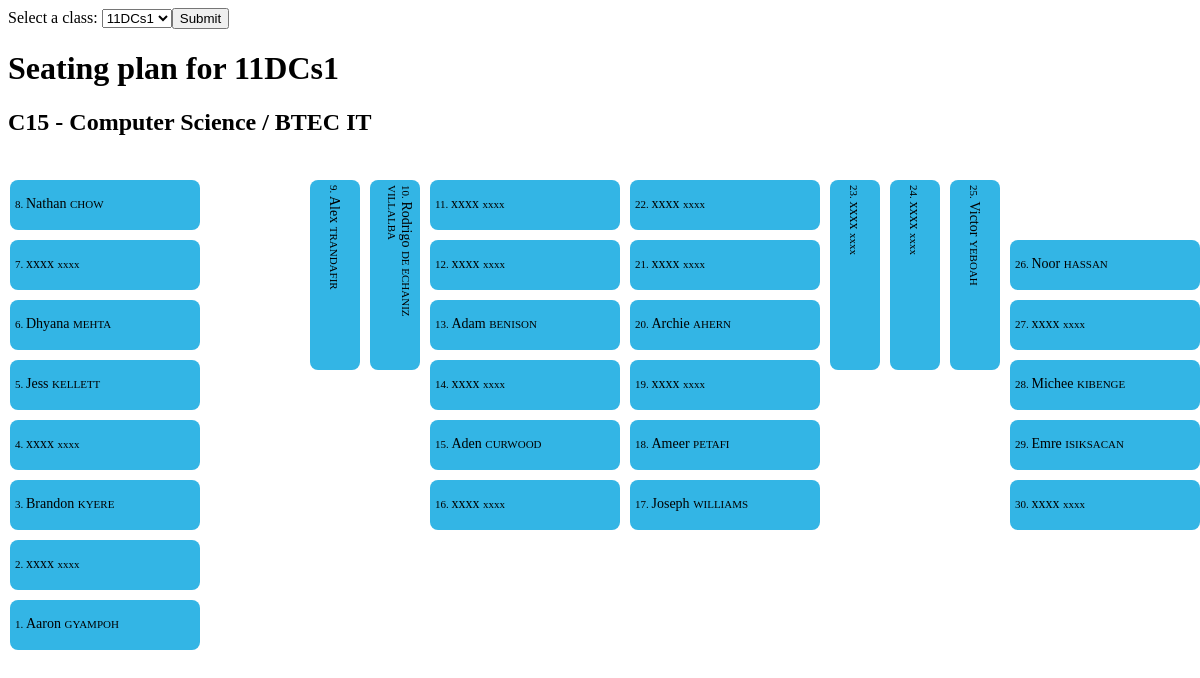
The page / on the database its author committed.
### tables this page shows
CREATE TABLE 'tblCharacters' (
                                        id integer PRIMARY KEY,'last' text NOT NULL,'first' text NOT NULL,'class' text
                                    ,'seat' integer);

### application.py (the view)
@app.route("/", methods=["GET","POST"])
def index():
    sql=f'SELECT DISTINCT class FROM tblCharacters order by class;'
    classes = select_tasks(sql)
    print()
    if request.method == "POST":
        session["classcode"]=request.form.get("classcode")
        classcode=session['classcode']
    else:
        classcode=classes[0][0]
    sql=f'SELECT * FROM tblCharacters WHERE class="{classcode}" order by seat;'
    details = select_tasks(sql)
    return render_template("index.html", details=details, classes=classes)

### application.py (called while the page is built)
def create_connection(db_file):
    conn = None
    try:
        conn = sqlite3.connect(db_file)
    except Error as e:
        print(e)
    return conn

def select_tasks(sql):
    db = create_connection("hp.db")
    """
    Query all rows in the tasks table
    :param conn: the Connection object
    :return:
    """
    cur = db.cursor()
    cur.execute(sql)
    results = cur.fetchall()
    return results

### templates/index.html (shortened to what this page needs)
{% extends "layout.html" %}
{% block body %}
<div class="menu">
  <form method="post">
  <label for="class">Select a class:</label>
    <select name="classcode" id="classcode">
      {% for c in classes %}
        <option value="{{ c[0] }}">{{ c[0] }}</option>
      {% endfor %}
    </select><input type="submit">
  </form>
</div>
<div class = "title">
  <h1>Seating plan for {{ details[0][3] }}</h1>
  <h2>C15 - Computer Science / BTEC IT</h2>
</div>
{% for n in range(30) %}
    <div class="seat{{ n+1 }}">
      <div class="box">
        <p> {{ n+ 1 }}. <span class="first">{{ details[n][2] }} </span>{{ details[n][1] }}</p>
      </div>
    </div>
{% endfor %}
{% endblock %}

### templates/layout.html (shortened to what this page needs)
<!DOCTYPE html>
<html lang="en">
    <head>
    </head>
    <body>
       {% block body %} {% endblock %}
    </body>
</html>

### rows shown on the page
tblCharacters: class "11DCs1", first "Aaron", last "GYAMPOH"
tblCharacters: first "xxxx", last "xxxx"
tblCharacters: first "Brandon", last "KYERE"
tblCharacters: first "xxxx", last "xxxx"
tblCharacters: first "Jess", last "KELLETT"
tblCharacters: first "Dhyana", last "MEHTA"
tblCharacters: first "xxxx", last "xxxx"
tblCharacters: first "Nathan", last "CHOW"
tblCharacters: first "Alex", last "TRANDAFIR"
tblCharacters: first "Rodrigo", last "DE ECHANIZ VILLALBA"
tblCharacters: first "xxxx", last "xxxx"
tblCharacters: first "xxxx", last "xxxx"
tblCharacters: first "Adam", last "BENISON"
tblCharacters: first "xxxx", last "xxxx"
tblCharacters: first "Aden", last "CURWOOD"
tblCharacters: first "xxxx", last "xxxx"
tblCharacters: first "Joseph", last "WILLIAMS"
tblCharacters: first "Ameer", last "PETAFI"
tblCharacters: first "xxxx", last "xxxx"
tblCharacters: first "Archie", last "AHERN"
tblCharacters: first "xxxx", last "xxxx"
tblCharacters: first "xxxx", last "xxxx"
tblCharacters: first "xxxx", last "xxxx"
tblCharacters: first "xxxx", last "xxxx"
tblCharacters: first "Victor", last "YEBOAH"
tblCharacters: first "Noor", last "HASSAN"
tblCharacters: first "xxxx", last "xxxx"
tblCharacters: first "Michee", last "KIBENGE"
tblCharacters: first "Emre", last "ISIKSACAN"
tblCharacters: first "xxxx", last "xxxx"

### other values the page prints
{{ n+ 1 }} "1" "2" "3" "4" "5" "6" "7" "8" "9" "10" "11" "12" "13" "14" "15" "16" "17" "18" "19" "20" "21" "22" "23" "24" "25" "26" "27" "28" "29" "30"
form field classcode "11DCs1"
